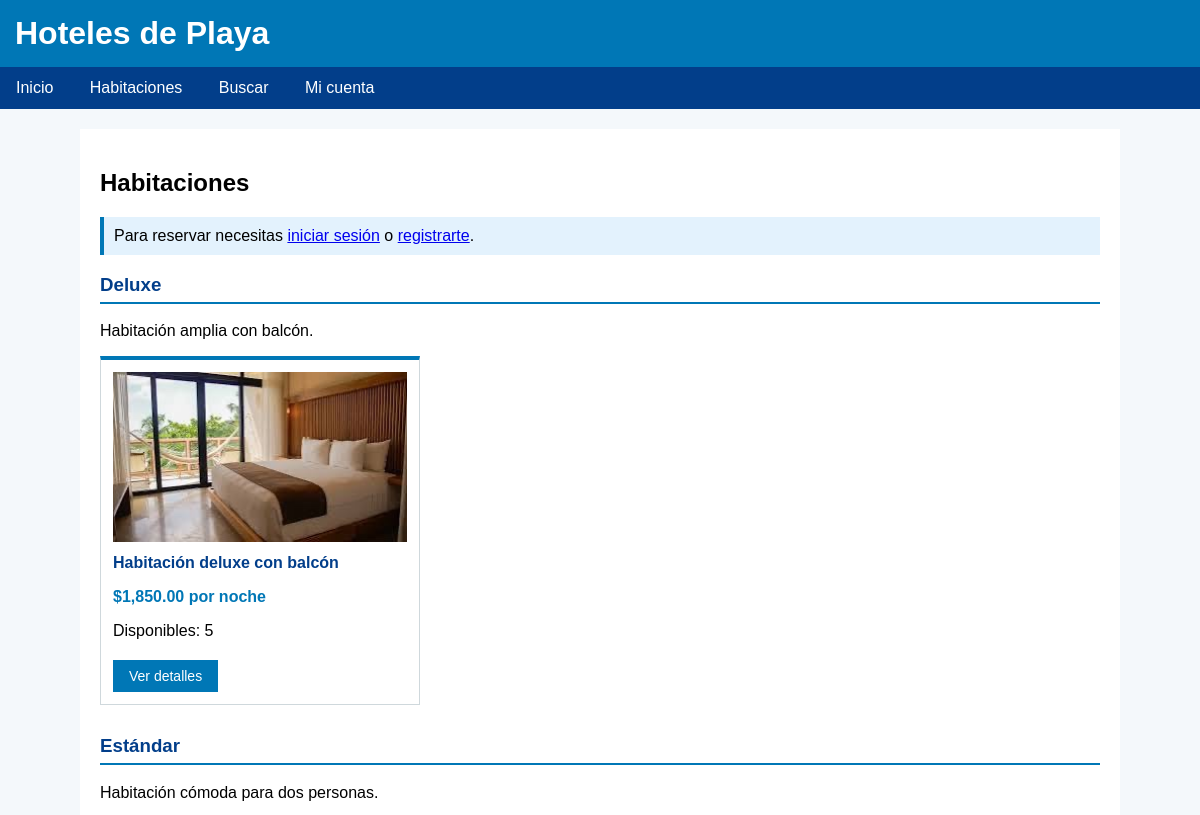
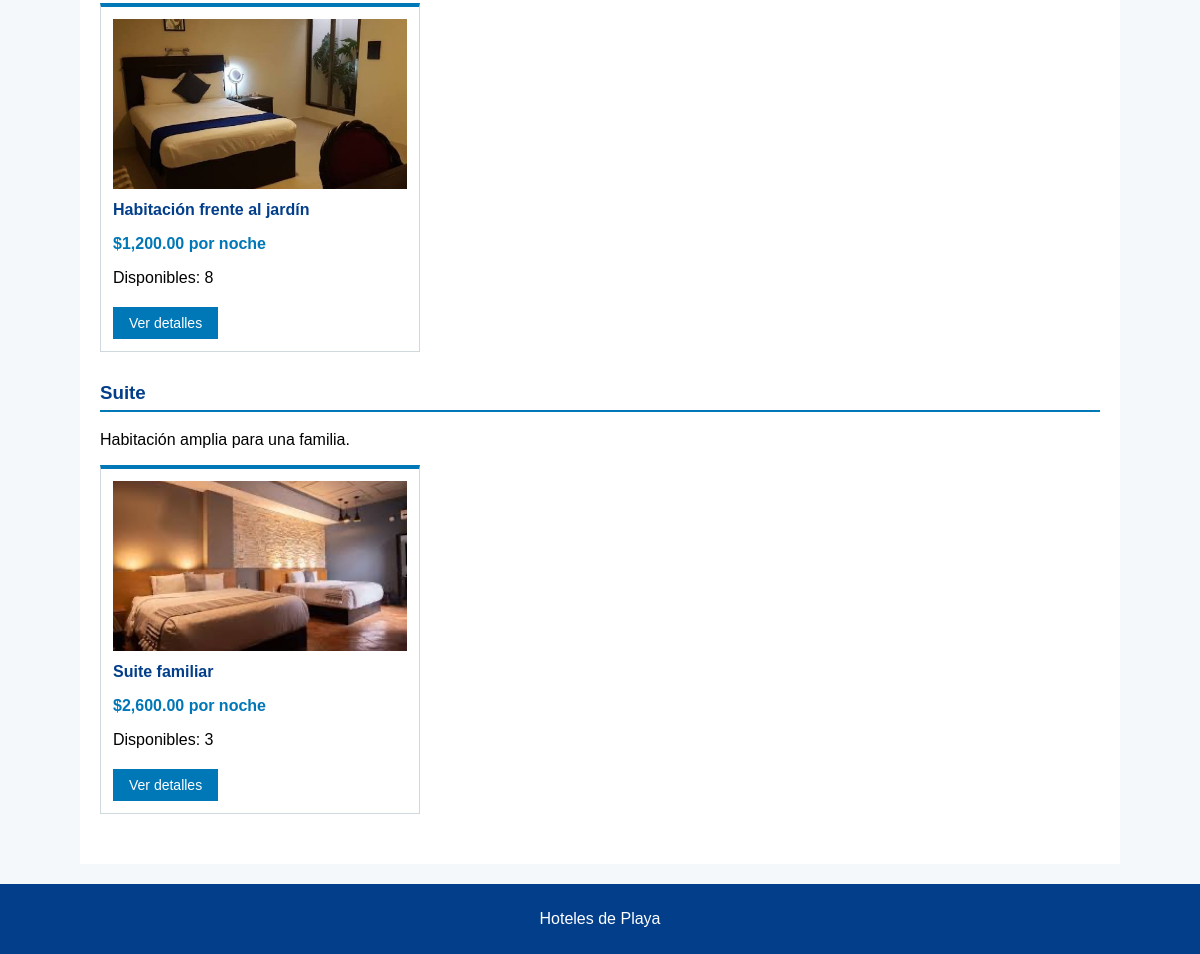
Page /catalogo/index.php on the committed database (2 pictures, top to bottom).
### tables this page shows
CREATE TABLE habitaciones (
  id INT NOT NULL AUTO_INCREMENT,
  nombre VARCHAR(100) NOT NULL,
  categoria VARCHAR(50) NOT NULL,
  descripcion VARCHAR(255) NOT NULL,
  precio DECIMAL(10,2) NOT NULL,
  disponibles INT NOT NULL,
  PRIMARY KEY (id),
  FOREIGN KEY (categoria) REFERENCES categorias (nombre)
);

### catalogo/index.php (the view, shortened to what this page needs)
<?php
$raiz = "../";
require_once($raiz . "includes/conexion.php");
$categoriaElegida = "";
$sql = "SELECT h.id, h.nombre, h.descripcion, h.precio, h.disponibles, h.categoria, c.descripcion,
               (SELECT i.ruta FROM imagenes i WHERE i.id_habitacion = h.id ORDER BY i.id_imagen LIMIT 1)
        FROM habitaciones h
        INNER JOIN categorias c ON c.nombre = h.categoria";
$sql = $sql . " ORDER BY h.categoria, h.nombre";
$consulta = mysqli_prepare($conexion, $sql);
mysqli_stmt_execute($consulta);
mysqli_stmt_bind_result($consulta, $idHab, $nombreHab, $descripcionHab, $precioHab, $disponiblesHab, $categoriaHab, $descripcionCategoria, $rutaImagen);
$categorias = array();
while (mysqli_stmt_fetch($consulta)) {
    if (!isset($categorias[$categoriaHab])) {
        $categorias[$categoriaHab] = array(
            "descripcion" => $descripcionCategoria,
            "habitaciones" => array()
        );
    }
    $imagen = "";
    if ($rutaImagen != "" && file_exists(__DIR__ . "/../" . $rutaImagen)) {
        $imagen = $raiz . $rutaImagen;
    }
    $categorias[$categoriaHab]["habitaciones"][] = array(
        "id" => $idHab,
        "nombre" => $nombreHab,
        "descripcion" => $descripcionHab,
        "precio" => $precioHab,
        "disponibles" => $disponiblesHab,
        "imagen" => $imagen
    );
}
include($raiz . "includes/encabezado.php");
?>
<link rel="stylesheet" href="catalogo.css">
<h2>
    Habitaciones<?php if ($categoriaElegida != "") { ?>: <?php echo htmlspecialchars($categoriaElegida, ENT_QUOTES, "UTF-8"); ?><?php } ?>
</h2>
<?php if ($rol == "") { ?>
    <p class="aviso-visitante">
        Para reservar necesitas
        <a href="<?php echo $raiz; ?>autenticacion/login.php">iniciar sesión</a> o
        <a href="<?php echo $raiz; ?>autenticacion/registro.php">registrarte</a>.
    </p>
<?php } ?>
<?php foreach ($categorias as $nombreCategoria => $datosCategoria) { ?>
    <section class="categoria">
        <h3><?php echo htmlspecialchars((string)$nombreCategoria, ENT_QUOTES, "UTF-8"); ?></h3>
        <p><?php echo htmlspecialchars($datosCategoria["descripcion"], ENT_QUOTES, "UTF-8"); ?></p>
        <div class="tarjetas">
            <?php foreach ($datosCategoria["habitaciones"] as $hab) { ?>
                <article class="tarjeta" id="hab-<?php echo (int)$hab["id"]; ?>"
                         data-nombre="<?php echo htmlspecialchars($hab["nombre"], ENT_QUOTES, "UTF-8"); ?>"
                         data-descripcion="<?php echo htmlspecialchars($hab["descripcion"], ENT_QUOTES, "UTF-8"); ?>"
                         data-precio="<?php echo number_format($hab["precio"], 2); ?>"
                         data-disponibles="<?php echo (int)$hab["disponibles"]; ?>"
                         data-imagen="<?php echo htmlspecialchars($hab["imagen"], ENT_QUOTES, "UTF-8"); ?>">
                    <?php if ($hab["imagen"] != "") { ?>
                        <img src="<?php echo htmlspecialchars($hab["imagen"], ENT_QUOTES, "UTF-8"); ?>"
                             alt="<?php echo htmlspecialchars($hab["nombre"], ENT_QUOTES, "UTF-8"); ?>">
                    <?php } else { ?>
                        <div class="sin-imagen">Sin imagen</div>
                    <?php } ?>
                    <h4><?php echo htmlspecialchars($hab["nombre"], ENT_QUOTES, "UTF-8"); ?></h4>
                    <p class="precio">$<?php echo number_format($hab["precio"], 2); ?> por noche</p>
                    <?php if ($hab["disponibles"] > 0) { ?>
                        <p>Disponibles: <?php echo (int)$hab["disponibles"]; ?></p>
                    <?php } else { ?>
                        <p class="texto-error">Agotada</p>
                    <?php } ?>
                    <div class="tarjeta-botones">
                        <button type="button" class="boton" onclick="verDetalles(<?php echo (int)$hab["id"]; ?>)">Ver detalles</button>
                    </div>
                </article>
            <?php } ?>
        </div>
    </section>
<?php } ?>
<?php include($raiz . "includes/pie.php"); ?>

### css/estilos.css (style rules this page uses)
body { margin: 0; font-family: Arial, sans-serif; background-color: #f4f8fb; }
.boton { display: inline-block; padding: 8px 16px; border: none; background-color: #0077b6; color: white; font-size: 14px; text-decoration: none; cursor: pointer; }

### catalogo/catalogo.css (style rules this page uses)
.aviso-visitante { padding: 10px; background-color: #e3f2fd; border-left: 4px solid #0077b6; }
.categoria { margin-bottom: 30px; }
.categoria h3 { color: #023e8a; border-bottom: 2px solid #0077b6; padding-bottom: 6px; }
.tarjetas { display: grid; grid-template-columns: repeat(auto-fill, minmax(260px, 1fr)); gap: 20px; }
.tarjeta { padding: 12px; background-color: white; border: 1px solid #cfd8dc; border-top: 4px solid #0077b6; }
.tarjeta img, .sin-imagen { width: 100%; height: 170px; object-fit: cover; display: block; }
.tarjeta h4 { margin: 12px 0 6px 0; color: #023e8a; }
.tarjeta .precio { font-weight: bold; color: #0077b6; }
.tarjeta-botones .boton { margin: 4px 4px 0 0; }

### rows in the picture
habitaciones: shows a picture, nombre "Habitación deluxe con balcón", precio "1,850.00", disponibles "5"
habitaciones: shows a picture, nombre "Habitación frente al jardín", precio "1,200.00", disponibles "8"
habitaciones: shows a picture, nombre "Suite familiar", precio "2,600.00", disponibles "3"

### other values in the picture
$nombreCategoria "Deluxe"
$datosCategoria["descripcion"] "Habitación amplia con balcón."
$nombreCategoria "Estándar"
$datosCategoria["descripcion"] "Habitación cómoda para dos personas."
$nombreCategoria "Suite"
$datosCategoria["descripcion"] "Habitación amplia para una familia."
